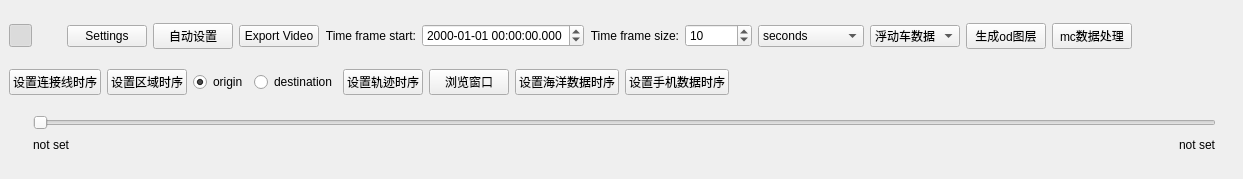
<?xml version="1.0" encoding="UTF-8"?>
<ui version="4.0">
 <class>timeManager</class>
 <widget class="QDockWidget" name="timeManager">
  <property name="geometry">
   <rect>
    <x>0</x>
    <y>0</y>
    <width>1243</width>
    <height>179</height>
   </rect>
  </property>
  <property name="sizePolicy">
   <sizepolicy hsizetype="Preferred" vsizetype="Preferred">
    <horstretch>0</horstretch>
    <verstretch>0</verstretch>
   </sizepolicy>
  </property>
  <property name="minimumSize">
   <size>
    <width>1157</width>
    <height>179</height>
   </size>
  </property>
  <property name="windowTitle">
   <string>Time Manager</string>
  </property>
  <widget class="QWidget" name="dockWidgetContents">
   <property name="sizePolicy">
    <sizepolicy hsizetype="Preferred" vsizetype="MinimumExpanding">
     <horstretch>0</horstretch>
     <verstretch>0</verstretch>
    </sizepolicy>
   </property>
   <layout class="QVBoxLayout" name="verticalLayout">
    <item>
     <layout class="QHBoxLayout" name="horizontalLayout">
      <item>
       <widget class="QPushButton" name="pushButtonToggleTime">
        <property name="sizePolicy">
         <sizepolicy hsizetype="Fixed" vsizetype="Fixed">
          <horstretch>0</horstretch>
          <verstretch>0</verstretch>
         </sizepolicy>
        </property>
        <property name="minimumSize">
         <size>
          <width>18</width>
          <height>18</height>
         </size>
        </property>
        <property name="maximumSize">
         <size>
          <width>23</width>
          <height>23</height>
         </size>
        </property>
        <property name="text">
         <string/>
        </property>
        <property name="icon">
         <iconset resource="resources.qrc">
          <normaloff>:/images/power_off.png</normaloff>
          <normalon>:/images/power_on.png</normalon>:/images/power_off.png</iconset>
        </property>
        <property name="iconSize">
         <size>
          <width>18</width>
          <height>18</height>
         </size>
        </property>
        <property name="checkable">
         <bool>true</bool>
        </property>
        <property name="checked">
         <bool>true</bool>
        </property>
        <property name="flat">
         <bool>true</bool>
        </property>
       </widget>
      </item>
      <item>
       <widget class="QPushButton" name="pushButtonArchaeology">
        <property name="sizePolicy">
         <sizepolicy hsizetype="Fixed" vsizetype="Fixed">
          <horstretch>0</horstretch>
          <verstretch>0</verstretch>
         </sizepolicy>
        </property>
        <property name="minimumSize">
         <size>
          <width>18</width>
          <height>18</height>
         </size>
        </property>
        <property name="maximumSize">
         <size>
          <width>23</width>
          <height>23</height>
         </size>
        </property>
        <property name="text">
         <string/>
        </property>
        <property name="icon">
         <iconset resource="resources.qrc">
          <normaloff>:/images/arch_off.png</normaloff>
          <normalon>:/images/arch.png</normalon>:/images/arch_off.png</iconset>
        </property>
        <property name="iconSize">
         <size>
          <width>18</width>
          <height>18</height>
         </size>
        </property>
        <property name="checkable">
         <bool>true</bool>
        </property>
        <property name="checked">
         <bool>false</bool>
        </property>
        <property name="flat">
         <bool>true</bool>
        </property>
       </widget>
      </item>
      <item>
       <widget class="QPushButton" name="pushButtonOptions">
        <property name="sizePolicy">
         <sizepolicy hsizetype="Fixed" vsizetype="Fixed">
          <horstretch>0</horstretch>
          <verstretch>0</verstretch>
         </sizepolicy>
        </property>
        <property name="text">
         <string>Settings</string>
        </property>
       </widget>
      </item>
      <item>
       <widget class="QPushButton" name="pushButtonAutoSet">
        <property name="enabled">
         <bool>true</bool>
        </property>
        <property name="text">
         <string>自动设置</string>
        </property>
       </widget>
      </item>
      <item>
       <widget class="QPushButton" name="pushButtonExportVideo">
        <property name="enabled">
         <bool>true</bool>
        </property>
        <property name="sizePolicy">
         <sizepolicy hsizetype="Preferred" vsizetype="Fixed">
          <horstretch>0</horstretch>
          <verstretch>0</verstretch>
         </sizepolicy>
        </property>
        <property name="text">
         <string>Export Video</string>
        </property>
       </widget>
      </item>
      <item>
       <widget class="QLabel" name="label_2">
        <property name="text">
         <string>Time frame start:</string>
        </property>
        <property name="alignment">
         <set>Qt::AlignRight|Qt::AlignTrailing|Qt::AlignVCenter</set>
        </property>
       </widget>
      </item>
      <item>
       <widget class="QDateTimeEdit" name="dateTimeEditCurrentTime">
        <property name="displayFormat">
         <string>yyyy-MM-dd HH:mm:ss.zzz</string>
        </property>
       </widget>
      </item>
      <item>
       <widget class="QLabel" name="label">
        <property name="text">
         <string>Time frame size:</string>
        </property>
        <property name="alignment">
         <set>Qt::AlignRight|Qt::AlignTrailing|Qt::AlignVCenter</set>
        </property>
       </widget>
      </item>
      <item>
       <widget class="QSpinBox" name="spinBoxTimeExtent">
        <property name="maximum">
         <number>1000000000</number>
        </property>
        <property name="value">
         <number>10</number>
        </property>
       </widget>
      </item>
      <item>
       <widget class="QComboBox" name="comboBoxTimeExtent">
        <property name="currentIndex">
         <number>2</number>
        </property>
        <item>
         <property name="text">
          <string>microseconds</string>
         </property>
        </item>
        <item>
         <property name="text">
          <string>milliseconds</string>
         </property>
        </item>
        <item>
         <property name="text">
          <string>seconds</string>
         </property>
        </item>
        <item>
         <property name="text">
          <string>minutes</string>
         </property>
        </item>
        <item>
         <property name="text">
          <string>hours</string>
         </property>
        </item>
        <item>
         <property name="text">
          <string>days</string>
         </property>
        </item>
        <item>
         <property name="text">
          <string>weeks</string>
         </property>
        </item>
        <item>
         <property name="text">
          <string>months</string>
         </property>
        </item>
        <item>
         <property name="text">
          <string>years</string>
         </property>
        </item>
       </widget>
      </item>
      <item>
       <widget class="QComboBox" name="comboBoxSelectMode">
        <item>
         <property name="text">
          <string>浮动车数据</string>
         </property>
        </item>
        <item>
         <property name="text">
          <string>海洋数据</string>
         </property>
        </item>
        <item>
         <property name="text">
          <string>手机数据</string>
         </property>
        </item>
       </widget>
      </item>
      <item>
       <widget class="QPushButton" name="pushButtonOdAnalysis">
        <property name="text">
         <string>生成od图层</string>
        </property>
       </widget>
      </item>
      <item>
       <widget class="QPushButton" name="pushButton_mc">
        <property name="text">
         <string>mc数据处理</string>
        </property>
       </widget>
      </item>
      <item>
       <spacer name="horizontalSpacer_2">
        <property name="orientation">
         <enum>Qt::Horizontal</enum>
        </property>
        <property name="sizeHint" stdset="0">
         <size>
          <width>40</width>
          <height>20</height>
         </size>
        </property>
       </spacer>
      </item>
     </layout>
    </item>
    <item>
     <layout class="QHBoxLayout" name="horizontalLayout_floatCar">
      <item>
       <widget class="QPushButton" name="pushButtonSetTimeSlider">
        <property name="text">
         <string>设置连接线时序</string>
        </property>
       </widget>
      </item>
      <item>
       <widget class="QPushButton" name="pushButtonSetPolygonTimeSlider">
        <property name="text">
         <string>设置区域时序</string>
        </property>
       </widget>
      </item>
      <item>
       <widget class="QRadioButton" name="radioButton_origin">
        <property name="text">
         <string>origin</string>
        </property>
        <property name="checked">
         <bool>true</bool>
        </property>
       </widget>
      </item>
      <item>
       <widget class="QRadioButton" name="radioButton_destination">
        <property name="enabled">
         <bool>true</bool>
        </property>
        <property name="text">
         <string>destination</string>
        </property>
       </widget>
      </item>
      <item>
       <widget class="QPushButton" name="pushButtonSetTrajectorySlider">
        <property name="text">
         <string>设置轨迹时序</string>
        </property>
       </widget>
      </item>
      <item>
       <widget class="QPushButton" name="pushButtonBroswerDialog">
        <property name="text">
         <string>浏览窗口</string>
        </property>
       </widget>
      </item>
      <item>
       <widget class="QPushButton" name="pushButtonMarineOD">
        <property name="text">
         <string>设置海洋数据时序</string>
        </property>
       </widget>
      </item>
      <item>
       <widget class="QPushButton" name="pushButtonPhone">
        <property name="text">
         <string>设置手机数据时序</string>
        </property>
       </widget>
      </item>
      <item>
       <spacer name="horizontalSpacer_3">
        <property name="orientation">
         <enum>Qt::Horizontal</enum>
        </property>
        <property name="sizeHint" stdset="0">
         <size>
          <width>40</width>
          <height>20</height>
         </size>
        </property>
       </spacer>
      </item>
     </layout>
    </item>
    <item>
     <layout class="QGridLayout" name="gridLayout">
      <item row="0" column="0">
       <widget class="QPushButton" name="pushButtonBack">
        <property name="minimumSize">
         <size>
          <width>12</width>
          <height>12</height>
         </size>
        </property>
        <property name="maximumSize">
         <size>
          <width>12</width>
          <height>12</height>
         </size>
        </property>
        <property name="text">
         <string/>
        </property>
        <property name="icon">
         <iconset resource="resources.qrc">
          <normaloff>:/images/back.png</normaloff>:/images/back.png</iconset>
        </property>
        <property name="iconSize">
         <size>
          <width>12</width>
          <height>12</height>
         </size>
        </property>
        <property name="flat">
         <bool>true</bool>
        </property>
       </widget>
      </item>
      <item row="0" column="1" colspan="3">
       <widget class="QSlider" name="horizontalTimeSlider">
        <property name="minimumSize">
         <size>
          <width>0</width>
          <height>12</height>
         </size>
        </property>
        <property name="maximumSize">
         <size>
          <width>16777215</width>
          <height>20</height>
         </size>
        </property>
        <property name="orientation">
         <enum>Qt::Horizontal</enum>
        </property>
       </widget>
      </item>
      <item row="0" column="4">
       <widget class="QPushButton" name="pushButtonForward">
        <property name="maximumSize">
         <size>
          <width>12</width>
          <height>12</height>
         </size>
        </property>
        <property name="text">
         <string/>
        </property>
        <property name="icon">
         <iconset resource="resources.qrc">
          <normaloff>:/images/forward.png</normaloff>:/images/forward.png</iconset>
        </property>
        <property name="flat">
         <bool>true</bool>
        </property>
       </widget>
      </item>
      <item row="1" column="0">
       <widget class="QPushButton" name="pushButtonPlay">
        <property name="enabled">
         <bool>true</bool>
        </property>
        <property name="sizePolicy">
         <sizepolicy hsizetype="Minimum" vsizetype="Fixed">
          <horstretch>0</horstretch>
          <verstretch>0</verstretch>
         </sizepolicy>
        </property>
        <property name="maximumSize">
         <size>
          <width>18</width>
          <height>18</height>
         </size>
        </property>
        <property name="text">
         <string/>
        </property>
        <property name="icon">
         <iconset resource="resources.qrc">
          <normaloff>:/images/play.png</normaloff>:/images/play.png</iconset>
        </property>
        <property name="checkable">
         <bool>true</bool>
        </property>
        <property name="checked">
         <bool>false</bool>
        </property>
        <property name="flat">
         <bool>true</bool>
        </property>
       </widget>
      </item>
      <item row="1" column="2">
       <spacer name="horizontalSpacer">
        <property name="orientation">
         <enum>Qt::Horizontal</enum>
        </property>
        <property name="sizeHint" stdset="0">
         <size>
          <width>40</width>
          <height>10</height>
         </size>
        </property>
       </spacer>
      </item>
      <item row="1" column="1">
       <widget class="QLabel" name="labelStartTime">
        <property name="maximumSize">
         <size>
          <width>16777215</width>
          <height>18</height>
         </size>
        </property>
        <property name="text">
         <string>not set</string>
        </property>
       </widget>
      </item>
      <item row="1" column="3">
       <widget class="QLabel" name="labelEndTime">
        <property name="maximumSize">
         <size>
          <width>16777215</width>
          <height>18</height>
         </size>
        </property>
        <property name="text">
         <string>not set</string>
        </property>
       </widget>
      </item>
     </layout>
    </item>
   </layout>
  </widget>
 </widget>
 <resources>
  <include location="resources.qrc"/>
 </resources>
 <connections/>
</ui>
